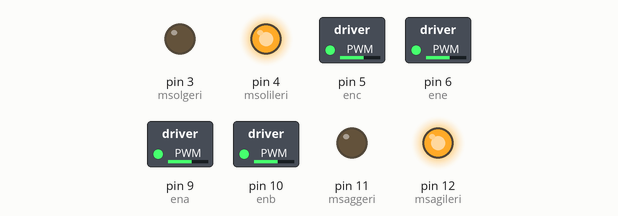
Recording of a sketch running on a simulated Arduino Uno, built with avr-gcc and run on an emulated ATmega328P. On the bench: switched loads named in the sketch (green lamp = pin HIGH), output pins drawn as LEDs (lit = HIGH).

Above: at 0.1 s.
Timing chart, 0 to 1.6 s (numbered marks = the images above):
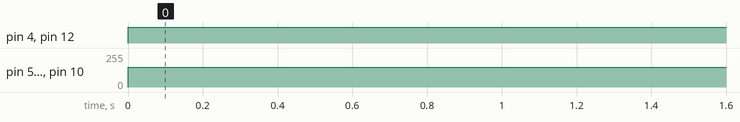

Measured:
- by itself, pin 4 (msolileri), pin 12 (msagileri): LOW → HIGH at 0.00 s
- by itself, pin 5 (enc), pin 6 (ene), pin 9 (ena), pin 10 (enb): 0/255 → 150/255 at 0.00 s

The sketch:

motor_d_nd_rme.ino
```cpp
int msolileri = 4 ,msolgeri = 3 ,msaggeri = 11,msagileri = 12;
int ena =9 ,enb = 10,enc = 5,ene = 6;
int hiz = 150;
void setup() {
  // put your setup code here, to run once:
  pinMode(msolileri,OUTPUT);
  pinMode(msolgeri,OUTPUT);
  pinMode(msagileri,OUTPUT);
  pinMode(msaggeri,OUTPUT);
  pinMode(ena,OUTPUT);
  pinMode(enb,OUTPUT);
  pinMode(enc,OUTPUT);
  pinMode(ene,OUTPUT);
}

void loop() {
  // put your main code here, to run repeatedly:
  digitalWrite(msolileri,1);
  digitalWrite(msolgeri,0);
  digitalWrite(msaggeri,0);
  digitalWrite(msagileri,1);
  analogWrite(ena,hiz);
  analogWrite(enb,hiz);
  analogWrite(enc,hiz);
  analogWrite(ene,hiz);
}
```
